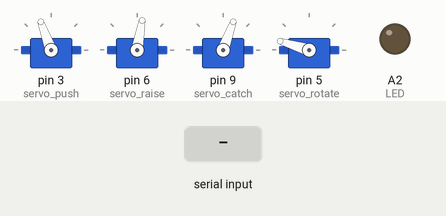
Recording of a program running on a simulated Arduino Uno, built with avr-gcc and run on an emulated ATmega328P. Shown: 4 × servo, output pins drawn as LEDs (lit = HIGH). Inputs (shaded band) come from the test bench. What the program prints to the serial monitor is not drawn.

Above: at 0.41 s.
1.8 s: "RED\n" received over Serial
At 3.1 s:
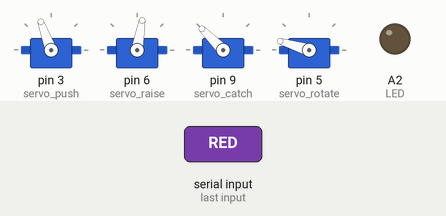
4.8 s: "GREEN\n" received over Serial
At 7.1 s:
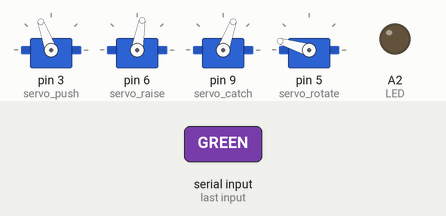
7.8 s: "PURPLE\n" received over Serial
At 9.0 s:
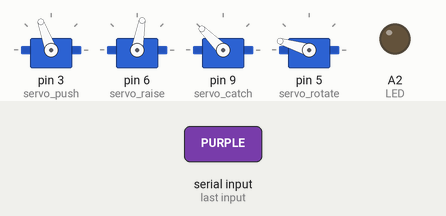
Timing chart, 0 to 16.8 s (numbered marks = the images above; inputs shaded):
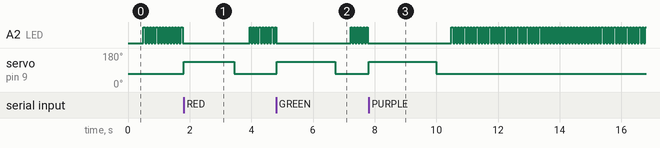

Measured:
- after the input at 1.8 s, servo on pin 9 (servo_catch): 70° → 135° at once, → 70° 1.6 s later
- after the input at 4.8 s, servo on pin 9 (servo_catch): 70° → 135° at once, → 70° 1.9 s later
- after the input at 7.8 s, servo on pin 9 (servo_catch): 70° → 135° at once, → 70° 2.2 s later

The program:

main.cpp
```cpp
#include <Arduino.h>
#include <Servo.h>

#define LED A2

Servo servo_push; //forward-back: 160 - 75
Servo servo_raise; //up - down: 150 - 60
Servo servo_rotate; //rotate left - right: 162 - 0
Servo servo_catch; //catch open - close: 70 - 170

String esp32value;
int rotation;

unsigned long time = millis();
unsigned long current_time;
unsigned time_value = 100;
bool led_condition = false;

void slow_servo(Servo servo, int target, int speed = 5) {
  // Rotates the servo at a slow rate
  int current = servo.read();
  while (current != target) {
      if (current < target) current++;
      else current--;
      servo.write(current);
      delay(speed);
  }
  delay(100);
}

void servo_return() {
  // Returns the servos to their original position
  servo_catch.write(70);
  delay(100);
  slow_servo(servo_raise, 80);
  slow_servo(servo_push, 110);
  slow_servo(servo_rotate, 163);
}

void cube_sorting(int rotation) {
  // Rotates servo drives during sorting
  servo_catch.write(135);
  slow_servo(servo_raise, 110);
  slow_servo(servo_push, 70);
  slow_servo(servo_rotate, rotation);
  slow_servo(servo_push, 110);
  slow_servo(servo_raise, 30);
  slow_servo(servo_push, 140);
}

void led_flickering() {
  current_time = millis();
  if (current_time - time > time_value) {
    led_condition = true;
    time = millis();
    digitalWrite(LED, HIGH);
  } else if (current_time - time > time_value / 2 && led_condition == true){
    digitalWrite(LED, LOW);
    led_condition = false;
  }
}

void setup() {
  pinMode(LED, OUTPUT);
  Serial.begin(115200);
  // Starting position
  servo_catch.write(70);
  delay(100);
  servo_raise.write(80);
  delay(100);
  servo_push.write(110);
  delay(100);
  servo_rotate.write(163);
  delay(100);

  // Fixing to PWM pins
  servo_push.attach(3);
  servo_raise.attach(6);
  servo_catch.attach(9);
  servo_rotate.attach(5);
  delay(100);
}

void loop() {
  if (Serial.available()) {
    // Getting data from ESP32 CAM
    led_flickering();
    esp32value = Serial.readStringUntil('\n');
    esp32value.trim();
    if (esp32value != "RED" && esp32value != "GREEN" && esp32value != "PURPLE"){
      return;
    }
  }
  else {
    led_flickering();
    Serial.println(F("UART disconnected"));
    return;
  }
  digitalWrite(LED, LOW);
  Serial.println(esp32value);
  // Performing sorting by color
  if (esp32value == "RED") {
    rotation = 108;
  }
  else if (esp32value == "GREEN") {
    rotation = 54;
  }
  else if (esp32value == "PURPLE") {
    rotation = 0;
  }
  cube_sorting(rotation);
  servo_return();
  delay(100);

  // Photo command
  Serial.println("go");
}
```
